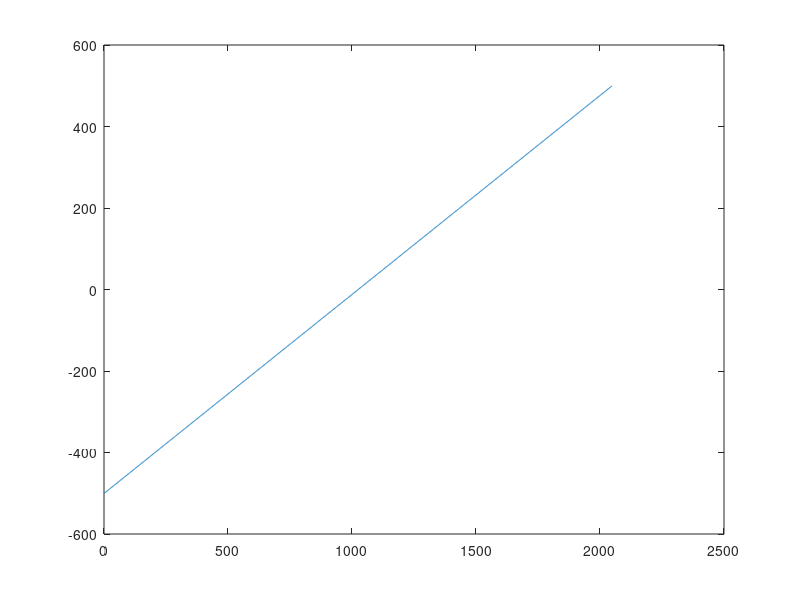

Write MATLAB code to recreate this figure.
N=2048;

dt=0.001;
Fs=1./dt;
time=dt*[-N/2:N/2-1];

freq=20.;
y=cos(2*pi*freq*time);

yshft=circshift(y,[0,N/2]);

ffty=fft(yshft,N)/N;

Y=circshift(ffty,[0,N/2]);

df=Fs/N;
Fvec=df*[-N/2:N/2-1];

plot(Fvec)